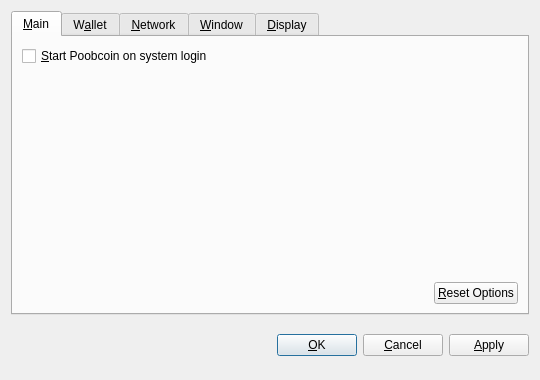
<?xml version="1.0" encoding="UTF-8"?>
<ui version="4.0">
 <class>OptionsDialog</class>
 <widget class="QDialog" name="OptionsDialog">
  <property name="geometry">
   <rect>
    <x>0</x>
    <y>0</y>
    <width>540</width>
    <height>380</height>
   </rect>
  </property>
  <property name="windowTitle">
   <string>Options</string>
  </property>
  <property name="modal">
   <bool>true</bool>
  </property>
  <layout class="QVBoxLayout" name="verticalLayout">
   <item>
    <widget class="QTabWidget" name="tabWidget">
     <property name="tabPosition">
      <enum>QTabWidget::North</enum>
     </property>
     <property name="currentIndex">
      <number>0</number>
     </property>
     <widget class="QWidget" name="tabMain">
      <attribute name="title">
       <string>&amp;Main</string>
      </attribute>
      <layout class="QVBoxLayout" name="verticalLayout_Main">
       <item>
        <widget class="QCheckBox" name="bitcoinAtStartup">
         <property name="toolTip">
          <string>Automatically start Poobcoin after logging in to the system.</string>
         </property>
         <property name="text">
          <string>&amp;Start Poobcoin on system login</string>
         </property>
        </widget>
       </item>
       <item>
        <spacer name="verticalSpacer_Main">
         <property name="orientation">
          <enum>Qt::Vertical</enum>
         </property>
         <property name="sizeHint" stdset="0">
          <size>
           <width>20</width>
           <height>40</height>
          </size>
         </property>
        </spacer>
       </item>
       <item>
        <layout class="QHBoxLayout" name="horizontalLayout_2_Main">
         <item>
          <spacer name="horizontalSpacer_2_Main">
           <property name="orientation">
            <enum>Qt::Horizontal</enum>
           </property>
           <property name="sizeHint" stdset="0">
            <size>
             <width>40</width>
             <height>20</height>
            </size>
           </property>
          </spacer>
         </item>
         <item>
          <widget class="QPushButton" name="resetButton">
           <property name="toolTip">
            <string>Reset all client options to default.</string>
           </property>
           <property name="text">
            <string>&amp;Reset Options</string>
           </property>
           <property name="autoDefault">
            <bool>false</bool>
           </property>
          </widget>
         </item>
        </layout>
       </item>
      </layout>
     </widget>
     <widget class="QWidget" name="tabWallet">
      <attribute name="title">
       <string>W&amp;allet</string>
      </attribute>
      <layout class="QVBoxLayout" name="verticalLayout_Network">
       <item>
        <widget class="QLabel" name="transactionFeeInfoLabel">
         <property name="text">
          <string>Optional transaction fee per kB that helps make sure your transactions are processed quickly. Most transactions are 1 kB.</string>
         </property>
         <property name="textFormat">
          <enum>Qt::PlainText</enum>
         </property>
         <property name="wordWrap">
          <bool>true</bool>
         </property>
        </widget>
       </item>
       <item>
        <layout class="QHBoxLayout" name="horizontalLayout_1_Main">
         <item>
          <widget class="QLabel" name="transactionFeeLabel">
           <property name="text">
            <string>Pay transaction &amp;fee</string>
           </property>
           <property name="textFormat">
            <enum>Qt::PlainText</enum>
           </property>
           <property name="buddy">
            <cstring>transactionFee</cstring>
           </property>
          </widget>
         </item>
         <item>
          <widget class="BitcoinAmountField" name="transactionFee"/>
         </item>
         <item>
          <spacer name="horizontalSpacer_1_Main">
           <property name="orientation">
            <enum>Qt::Horizontal</enum>
           </property>
           <property name="sizeHint" stdset="0">
            <size>
             <width>40</width>
             <height>20</height>
            </size>
           </property>
          </spacer>
         </item>
        </layout>
       </item>
       <item>
        <widget class="QLabel" name="label">
         <property name="text">
          <string>If you disable the spending of unconfirmed change, the change from a transaction cannot be used until that transaction has at least one confirmation. This also affects how your balance is computed.</string>
         </property>
         <property name="wordWrap">
          <bool>true</bool>
         </property>
        </widget>
       </item>
       <item>
        <widget class="QCheckBox" name="spendZeroConfChange">
         <property name="text">
          <string>Spend unconfirmed change  (experts only)</string>
         </property>
        </widget>
       </item>
       <item>
        <spacer name="verticalSpacer">
         <property name="orientation">
          <enum>Qt::Vertical</enum>
         </property>
         <property name="sizeHint" stdset="0">
          <size>
           <width>20</width>
           <height>40</height>
          </size>
         </property>
        </spacer>
       </item>
      </layout>
     </widget>
     <widget class="QWidget" name="tabNetwork">
      <attribute name="title">
       <string>&amp;Network</string>
      </attribute>
      <layout class="QVBoxLayout" name="verticalLayout_Network">
       <item>
        <widget class="QCheckBox" name="mapPortUpnp">
         <property name="toolTip">
          <string>Automatically open the Poobcoin client port on the router. This only works when your router supports UPnP and it is enabled.</string>
         </property>
         <property name="text">
          <string>Map port using &amp;UPnP</string>
         </property>
        </widget>
       </item>
       <item>
        <widget class="QCheckBox" name="connectSocks">
         <property name="toolTip">
          <string>Connect to the Poobcoin network through a SOCKS proxy (e.g. when connecting through Tor).</string>
         </property>
         <property name="text">
          <string>&amp;Connect through SOCKS proxy:</string>
         </property>
        </widget>
       </item>
       <item>
        <layout class="QHBoxLayout" name="horizontalLayout_Network">
         <item>
          <widget class="QLabel" name="proxyIpLabel">
           <property name="text">
            <string>Proxy &amp;IP:</string>
           </property>
           <property name="textFormat">
            <enum>Qt::PlainText</enum>
           </property>
           <property name="buddy">
            <cstring>proxyIp</cstring>
           </property>
          </widget>
         </item>
         <item>
          <widget class="QValidatedLineEdit" name="proxyIp">
           <property name="maximumSize">
            <size>
             <width>140</width>
             <height>16777215</height>
            </size>
           </property>
           <property name="toolTip">
            <string>IP address of the proxy (e.g. 127.0.0.1)</string>
           </property>
          </widget>
         </item>
         <item>
          <widget class="QLabel" name="proxyPortLabel">
           <property name="text">
            <string>&amp;Port:</string>
           </property>
           <property name="textFormat">
            <enum>Qt::PlainText</enum>
           </property>
           <property name="buddy">
            <cstring>proxyPort</cstring>
           </property>
          </widget>
         </item>
         <item>
          <widget class="QLineEdit" name="proxyPort">
           <property name="maximumSize">
            <size>
             <width>55</width>
             <height>16777215</height>
            </size>
           </property>
           <property name="toolTip">
            <string>Port of the proxy (e.g. 9050)</string>
           </property>
          </widget>
         </item>
         <item>
          <widget class="QLabel" name="socksVersionLabel">
           <property name="text">
            <string>SOCKS &amp;Version:</string>
           </property>
           <property name="textFormat">
            <enum>Qt::PlainText</enum>
           </property>
           <property name="buddy">
            <cstring>socksVersion</cstring>
           </property>
          </widget>
         </item>
         <item>
          <widget class="QValueComboBox" name="socksVersion">
           <property name="toolTip">
            <string>SOCKS version of the proxy (e.g. 5)</string>
           </property>
          </widget>
         </item>
         <item>
          <spacer name="horizontalSpacer_Network">
           <property name="orientation">
            <enum>Qt::Horizontal</enum>
           </property>
           <property name="sizeHint" stdset="0">
            <size>
             <width>40</width>
             <height>20</height>
            </size>
           </property>
          </spacer>
         </item>
        </layout>
       </item>
       <item>
        <spacer name="verticalSpacer_Network">
         <property name="orientation">
          <enum>Qt::Vertical</enum>
         </property>
         <property name="sizeHint" stdset="0">
          <size>
           <width>20</width>
           <height>40</height>
          </size>
         </property>
        </spacer>
       </item>
      </layout>
     </widget>
     <widget class="QWidget" name="tabWindow">
      <attribute name="title">
       <string>&amp;Window</string>
      </attribute>
      <layout class="QVBoxLayout" name="verticalLayout_Window">
       <item>
        <widget class="QCheckBox" name="minimizeToTray">
         <property name="toolTip">
          <string>Show only a tray icon after minimizing the window.</string>
         </property>
         <property name="text">
          <string>&amp;Minimize to the tray instead of the taskbar</string>
         </property>
        </widget>
       </item>
       <item>
        <widget class="QCheckBox" name="minimizeOnClose">
         <property name="toolTip">
          <string>Minimize instead of exit the application when the window is closed. When this option is enabled, the application will be closed only after selecting Quit in the menu.</string>
         </property>
         <property name="text">
          <string>M&amp;inimize on close</string>
         </property>
        </widget>
       </item>
       <item>
        <spacer name="verticalSpacer_Window">
         <property name="orientation">
          <enum>Qt::Vertical</enum>
         </property>
         <property name="sizeHint" stdset="0">
          <size>
           <width>20</width>
           <height>40</height>
          </size>
         </property>
        </spacer>
       </item>
      </layout>
     </widget>
     <widget class="QWidget" name="tabDisplay">
      <attribute name="title">
       <string>&amp;Display</string>
      </attribute>
      <layout class="QVBoxLayout" name="verticalLayout_Display">
       <item>
        <layout class="QHBoxLayout" name="horizontalLayout_1_Display">
         <item>
          <widget class="QLabel" name="langLabel">
           <property name="text">
            <string>User Interface &amp;language:</string>
           </property>
           <property name="textFormat">
            <enum>Qt::PlainText</enum>
           </property>
           <property name="buddy">
            <cstring>lang</cstring>
           </property>
          </widget>
         </item>
         <item>
          <widget class="QValueComboBox" name="lang">
           <property name="toolTip">
            <string>The user interface language can be set here. This setting will take effect after restarting Poobcoin.</string>
           </property>
          </widget>
         </item>
        </layout>
       </item>
       <item>
        <layout class="QHBoxLayout" name="horizontalLayout_2_Display">
         <item>
          <widget class="QLabel" name="unitLabel">
           <property name="text">
            <string>&amp;Unit to show amounts in:</string>
           </property>
           <property name="textFormat">
            <enum>Qt::PlainText</enum>
           </property>
           <property name="buddy">
            <cstring>unit</cstring>
           </property>
          </widget>
         </item>
         <item>
          <widget class="QValueComboBox" name="unit">
           <property name="toolTip">
            <string>Choose the default subdivision unit to show in the interface and when sending coins.</string>
           </property>
          </widget>
         </item>
        </layout>
       </item>
       <item>
        <widget class="QCheckBox" name="displayAddresses">
         <property name="toolTip">
          <string>Whether to show Poobcoin addresses in the transaction list or not.</string>
         </property>
         <property name="text">
          <string>&amp;Display addresses in transaction list</string>
         </property>
        </widget>
       </item>
       <item>
        <widget class="QCheckBox" name="coinControlFeatures">
         <property name="toolTip">
          <string>Whether to show coin control features or not.</string>
         </property>
         <property name="text">
          <string>Display coin &amp;control features (experts only!)</string>
         </property>
        </widget>
       </item>
       <item>
        <spacer name="verticalSpacer_Display">
         <property name="orientation">
          <enum>Qt::Vertical</enum>
         </property>
         <property name="sizeHint" stdset="0">
          <size>
           <width>20</width>
           <height>40</height>
          </size>
         </property>
        </spacer>
       </item>
      </layout>
     </widget>
    </widget>
   </item>
   <item>
    <layout class="QHBoxLayout" name="horizontalLayout_Buttons">
     <item>
      <spacer name="horizontalSpacer_1">
       <property name="orientation">
        <enum>Qt::Horizontal</enum>
       </property>
       <property name="sizeHint" stdset="0">
        <size>
         <width>40</width>
         <height>48</height>
        </size>
       </property>
      </spacer>
     </item>
     <item>
      <widget class="QLabel" name="statusLabel">
       <property name="font">
        <font>
         <weight>75</weight>
         <bold>true</bold>
        </font>
       </property>
       <property name="text">
        <string/>
       </property>
       <property name="textFormat">
        <enum>Qt::PlainText</enum>
       </property>
       <property name="wordWrap">
        <bool>true</bool>
       </property>
      </widget>
     </item>
     <item>
      <spacer name="horizontalSpacer_2">
       <property name="orientation">
        <enum>Qt::Horizontal</enum>
       </property>
       <property name="sizeHint" stdset="0">
        <size>
         <width>40</width>
         <height>48</height>
        </size>
       </property>
      </spacer>
     </item>
     <item>
      <widget class="QPushButton" name="okButton">
       <property name="text">
        <string>&amp;OK</string>
       </property>
      </widget>
     </item>
     <item>
      <widget class="QPushButton" name="cancelButton">
       <property name="text">
        <string>&amp;Cancel</string>
       </property>
       <property name="autoDefault">
        <bool>false</bool>
       </property>
      </widget>
     </item>
     <item>
      <widget class="QPushButton" name="applyButton">
       <property name="text">
        <string>&amp;Apply</string>
       </property>
       <property name="autoDefault">
        <bool>false</bool>
       </property>
      </widget>
     </item>
    </layout>
   </item>
  </layout>
 </widget>
 <customwidgets>
  <customwidget>
   <class>BitcoinAmountField</class>
   <extends>QSpinBox</extends>
   <header>bitcoinamountfield.h</header>
  </customwidget>
  <customwidget>
   <class>QValueComboBox</class>
   <extends>QComboBox</extends>
   <header>qvaluecombobox.h</header>
  </customwidget>
  <customwidget>
   <class>QValidatedLineEdit</class>
   <extends>QLineEdit</extends>
   <header>qvalidatedlineedit.h</header>
  </customwidget>
 </customwidgets>
 <resources/>
 <connections/>
</ui>
